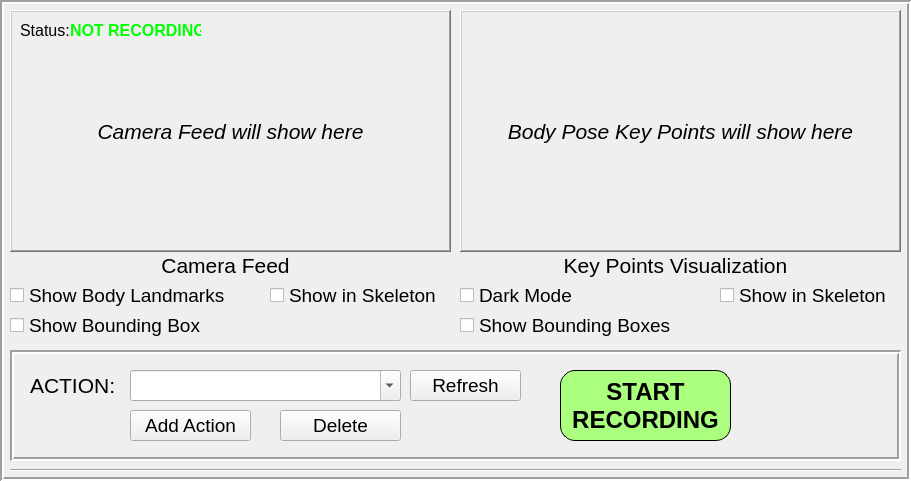
     <widget class="QFrame" name="frame">
      <property name="geometry">
       <rect>
        <x>10</x>
        <y>70</y>
        <width>911</width>
        <height>481</height>
       </rect>
      </property>
      <property name="frameShape">
       <enum>QFrame::Shape::Box</enum>
      </property>
      <property name="frameShadow">
       <enum>QFrame::Shadow::Sunken</enum>
      </property>
      <property name="lineWidth">
       <number>2</number>
      </property>
      <widget class="QLabel" name="camera_feed">
       <property name="geometry">
        <rect>
         <x>10</x>
         <y>10</y>
         <width>441</width>
         <height>242</height>
        </rect>
       </property>
       <property name="font">
        <font>
         <family>Segoe UI</family>
         <pointsize>16</pointsize>
         <italic>true</italic>
         <bold>false</bold>
        </font>
       </property>
       <property name="frameShape">
        <enum>QFrame::Shape::WinPanel</enum>
       </property>
       <property name="frameShadow">
        <enum>QFrame::Shadow::Raised</enum>
       </property>
       <property name="text">
        <string>Camera Feed will show here</string>
       </property>
       <property name="alignment">
        <set>Qt::AlignmentFlag::AlignCenter</set>
       </property>
      </widget>
      <widget class="QLabel" name="white_frame_feed">
       <property name="geometry">
        <rect>
         <x>460</x>
         <y>10</y>
         <width>441</width>
         <height>242</height>
        </rect>
       </property>
       <property name="font">
        <font>
         <family>Segoe UI</family>
         <pointsize>16</pointsize>
         <italic>true</italic>
         <bold>false</bold>
        </font>
       </property>
       <property name="frameShape">
        <enum>QFrame::Shape::WinPanel</enum>
       </property>
       <property name="frameShadow">
        <enum>QFrame::Shadow::Raised</enum>
       </property>
       <property name="text">
        <string>Body Pose Key Points will show here</string>
       </property>
       <property name="alignment">
        <set>Qt::AlignmentFlag::AlignCenter</set>
       </property>
      </widget>
      <widget class="QCheckBox" name="darkMode_whiteframe">
       <property name="geometry">
        <rect>
         <x>460</x>
         <y>280</y>
         <width>141</width>
         <height>31</height>
        </rect>
       </property>
       <property name="font">
        <font>
         <family>Segoe UI</family>
         <pointsize>14</pointsize>
        </font>
       </property>
       <property name="cursor">
        <cursorShape>PointingHandCursor</cursorShape>
       </property>
       <property name="text">
        <string>Dark Mode</string>
       </property>
      </widget>
      <widget class="QCheckBox" name="show_whiteframe_boundingbox">
       <property name="geometry">
        <rect>
         <x>460</x>
         <y>310</y>
         <width>221</width>
         <height>31</height>
        </rect>
       </property>
       <property name="font">
        <font>
         <family>Segoe UI</family>
         <pointsize>14</pointsize>
        </font>
       </property>
       <property name="cursor">
        <cursorShape>PointingHandCursor</cursorShape>
       </property>
       <property name="text">
        <string>Show Bounding Boxes</string>
       </property>
      </widget>
      <widget class="QCheckBox" name="showCameraLandmarksChkBox">
       <property name="geometry">
        <rect>
         <x>10</x>
         <y>280</y>
         <width>221</width>
         <height>31</height>
        </rect>
       </property>
       <property name="font">
        <font>
         <family>Segoe UI</family>
         <pointsize>14</pointsize>
        </font>
       </property>
       <property name="cursor">
        <cursorShape>PointingHandCursor</cursorShape>
       </property>
       <property name="text">
        <string>Show Body Landmarks</string>
       </property>
      </widget>
      <widget class="QCheckBox" name="showCameraBoundingBoxChkBox">
       <property name="geometry">
        <rect>
         <x>10</x>
         <y>310</y>
         <width>191</width>
         <height>31</height>
        </rect>
       </property>
       <property name="font">
        <font>
         <family>Segoe UI</family>
         <pointsize>14</pointsize>
        </font>
       </property>
       <property name="cursor">
        <cursorShape>PointingHandCursor</cursorShape>
       </property>
       <property name="text">
        <string>Show Bounding Box</string>
       </property>
      </widget>
      <widget class="QLabel" name="label">
       <property name="geometry">
        <rect>
         <x>120</x>
         <y>250</y>
         <width>211</width>
         <height>31</height>
        </rect>
       </property>
       <property name="font">
        <font>
         <family>Segoe UI</family>
         <pointsize>16</pointsize>
        </font>
       </property>
       <property name="text">
        <string>Camera Feed</string>
       </property>
       <property name="alignment">
        <set>Qt::AlignmentFlag::AlignCenter</set>
       </property>
      </widget>
      <widget class="QLabel" name="label_2">
       <property name="geometry">
        <rect>
         <x>560</x>
         <y>250</y>
         <width>231</width>
         <height>31</height>
        </rect>
       </property>
       <property name="font">
        <font>
         <family>Segoe UI</family>
         <pointsize>16</pointsize>
        </font>
       </property>
       <property name="text">
        <string>Key Points Visualization</string>
       </property>
       <property name="alignment">
        <set>Qt::AlignmentFlag::AlignCenter</set>
       </property>
      </widget>
      <widget class="QCheckBox" name="show_skeleton_camera">
       <property name="geometry">
        <rect>
         <x>270</x>
         <y>280</y>
         <width>171</width>
         <height>31</height>
        </rect>
       </property>
       <property name="font">
        <font>
         <family>Segoe UI</family>
         <pointsize>14</pointsize>
        </font>
       </property>
       <property name="cursor">
        <cursorShape>PointingHandCursor</cursorShape>
       </property>
       <property name="text">
        <string>Show in Skeleton</string>
       </property>
      </widget>
      <widget class="QCheckBox" name="show_skeleton_white_frame">
       <property name="geometry">
        <rect>
         <x>720</x>
         <y>280</y>
         <width>171</width>
         <height>31</height>
        </rect>
       </property>
       <property name="font">
        <font>
         <family>Segoe UI</family>
         <pointsize>14</pointsize>
        </font>
       </property>
       <property name="cursor">
        <cursorShape>PointingHandCursor</cursorShape>
       </property>
       <property name="text">
        <string>Show in Skeleton</string>
       </property>
      </widget>
      <widget class="QFrame" name="frame_2">
       <property name="geometry">
        <rect>
         <x>10</x>
         <y>350</y>
         <width>891</width>
         <height>111</height>
        </rect>
       </property>
       <property name="frameShape">
        <enum>QFrame::Shape::Box</enum>
       </property>
       <property name="frameShadow">
        <enum>QFrame::Shadow::Sunken</enum>
       </property>
       <property name="lineWidth">
        <number>2</number>
       </property>
       <widget class="QLabel" name="label_4">
        <property name="geometry">
         <rect>
          <x>20</x>
          <y>20</y>
          <width>91</width>
          <height>31</height>
         </rect>
        </property>
        <property name="font">
         <font>
          <family>Segoe UI</family>
          <pointsize>16</pointsize>
         </font>
        </property>
        <property name="text">
         <string>ACTION:</string>
        </property>
        <property name="alignment">
         <set>Qt::AlignmentFlag::AlignLeading|Qt::AlignmentFlag::AlignLeft|Qt::AlignmentFlag::AlignVCenter</set>
        </property>
       </widget>
       <widget class="QComboBox" name="action_comboBox">
        <property name="geometry">
         <rect>
          <x>120</x>
          <y>20</y>
          <width>271</width>
          <height>31</height>
         </rect>
        </property>
        <property name="font">
         <font>
          <family>Segoe UI</family>
          <pointsize>14</pointsize>
         </font>
        </property>
        <property name="editable">
         <bool>true</bool>
        </property>
       </widget>
       <widget class="QPushButton" name="add_action_button">
        <property name="geometry">
         <rect>
          <x>120</x>
          <y>60</y>
          <width>121</width>
          <height>31</height>
         </rect>
        </property>
        <property name="font">
         <font>
          <family>Segoe UI</family>
          <pointsize>14</pointsize>
         </font>
        </property>
        <property name="text">
         <string>Add Action</string>
        </property>
       </widget>
       <widget class="QPushButton" name="recording_button">
        <property name="geometry">
         <rect>
          <x>550</x>
          <y>20</y>
          <width>171</width>
          <height>71</height>
         </rect>
        </property>
        <property name="palette">
         <palette>
          <active>
           <colorrole role="WindowText">
            <brush brushstyle="SolidPattern">
             <color alpha="255">
              <red>0</red>
              <green>0</green>
              <blue>0</blue>
             </color>
            </brush>
           </colorrole>
           <colorrole role="Button">
            <brush brushstyle="SolidPattern">
             <color alpha="255">
              <red>170</red>
              <green>255</green>
              <blue>127</blue>
             </color>
            </brush>
           </colorrole>
           <colorrole role="Light">
            <brush brushstyle="SolidPattern">
             <color alpha="255">
              <red>170</red>
              <green>255</green>
              <blue>255</blue>
             </color>
            </brush>
           </colorrole>
           <colorrole role="Text">
            <brush brushstyle="SolidPattern">
             <color alpha="255">
              <red>0</red>
              <green>0</green>
              <blue>0</blue>
             </color>
            </brush>
           </colorrole>
           <colorrole role="ButtonText">
            <brush brushstyle="SolidPattern">
             <color alpha="255">
              <red>0</red>
              <green>0</green>
              <blue>0</blue>
             </color>
            </brush>
           </colorrole>
           <colorrole role="Base">
            <brush brushstyle="SolidPattern">
             <color alpha="255">
              <red>170</red>
              <green>255</green>
              <blue>127</blue>
             </color>
            </brush>
           </colorrole>
           <colorrole role="Window">
            <brush brushstyle="SolidPattern">
             <color alpha="255">
              <red>170</red>
              <green>255</green>
              <blue>127</blue>
             </color>
            </brush>
           </colorrole>
           <colorrole role="PlaceholderText">
            <brush brushstyle="NoBrush">
             <color alpha="128">
              <red>0</red>
              <green>0</green>
              <blue>0</blue>
             </color>
            </brush>
           </colorrole>
          </active>
          <inactive>
           <colorrole role="WindowText">
            <brush brushstyle="SolidPattern">
             <color alpha="255">
              <red>0</red>
              <green>0</green>
              <blue>0</blue>
             </color>
            </brush>
           </colorrole>
           <colorrole role="Button">
            <brush brushstyle="SolidPattern">
             <color alpha="255">
              <red>170</red>
              <green>255</green>
              <blue>127</blue>
             </color>
            </brush>
           </colorrole>
           <colorrole role="Light">
            <brush brushstyle="SolidPattern">
             <color alpha="255">
              <red>255</red>
              <green>255</green>
              <blue>255</blue>
             </color>
            </brush>
           </colorrole>
           <colorrole role="Text">
            <brush brushstyle="SolidPattern">
             <color alpha="255">
              <red>0</red>
              <green>0</green>
              <blue>0</blue>
             </color>
            </brush>
           </colorrole>
           <colorrole role="ButtonText">
            <brush brushstyle="SolidPattern">
             <color alpha="255">
              <red>0</red>
              <green>0</green>
              <blue>0</blue>
             </color>
            </brush>
           </colorrole>
           <colorrole role="Base">
            <brush brushstyle="SolidPattern">
             <color alpha="255">
              <red>170</red>
              <green>255</green>
              <blue>127</blue>
             </color>
            </brush>
           </colorrole>
           <colorrole role="Window">
            <brush brushstyle="SolidPattern">
             <color alpha="255">
              <red>170</red>
              <green>255</green>
              <blue>127</blue>
             </color>
            </brush>
           </colorrole>
           <colorrole role="PlaceholderText">
            <brush brushstyle="NoBrush">
             <color alpha="128">
              <red>0</red>
              <green>0</green>
              <blue>0</blue>
             </color>
            </brush>
           </colorrole>
          </inactive>
          <disabled>
           <colorrole role="WindowText">
            <brush brushstyle="SolidPattern">
             <color alpha="255">
              <red>0</red>
              <green>0</green>
              <blue>0</blue>
             </color>
            </brush>
           </colorrole>
           <colorrole role="Button">
            <brush brushstyle="SolidPattern">
             <color alpha="255">
              <red>170</red>
              <green>255</green>
              <blue>127</blue>
             </color>
            </brush>
           </colorrole>
           <colorrole role="Light">
            <brush brushstyle="SolidPattern">
             <color alpha="255">
              <red>255</red>
              <green>255</green>
              <blue>255</blue>
             </color>
            </brush>
           </colorrole>
           <colorrole role="Text">
            <brush brushstyle="SolidPattern">
             <color alpha="255">
              <red>0</red>
              <green>0</green>
              <blue>0</blue>
             </color>
            </brush>
           </colorrole>
           <colorrole role="ButtonText">
            <brush brushstyle="SolidPattern">
             <color alpha="135">
              <red>255</red>
              <green>255</green>
              <blue>255</blue>
             </color>
            </brush>
           </colorrole>
           <colorrole role="Base">
            <brush brushstyle="SolidPattern">
             <color alpha="255">
              <red>170</red>
              <green>255</green>
              <blue>127</blue>
             </color>
            </brush>
           </colorrole>
           <colorrole role="Window">
            <brush brushstyle="SolidPattern">
             <color alpha="255">
              <red>170</red>
              <green>255</green>
              <blue>127</blue>
             </color>
            </brush>
           </colorrole>
           <colorrole role="PlaceholderText">
            <brush brushstyle="NoBrush">
             <color alpha="128">
              <red>0</red>
              <green>0</green>
              <blue>0</blue>
             </color>
            </brush>
           </colorrole>
          </disabled>
         </palette>
        </property>
        <property name="font">
         <font>
          <family>Segoe UI</family>
          <pointsize>18</pointsize>
          <bold>true</bold>
         </font>
        </property>
        <property name="cursor">
         <cursorShape>PointingHandCursor</cursorShape>
        </property>
        <property name="styleSheet">
         <string notr="true">background-color: rgb(170, 255, 127);
border-radius: 15px; /* Adjust the radius as needed */
color: black; /* Set the text color */
border: 1px solid black; /* Optional: Add a border */</string>
        </property>
        <property name="text">
         <string>START
RECORDING</string>
        </property>
       </widget>
       <widget class="QPushButton" name="refresh_button">
        <property name="geometry">
         <rect>
          <x>400</x>
          <y>20</y>
          <width>111</width>
          <height>31</height>
         </rect>
        </property>
        <property name="font">
         <font>
          <family>Segoe UI</family>
          <pointsize>14</pointsize>
         </font>
        </property>
        <property name="text">
         <string>Refresh</string>
        </property>
       </widget>
       <widget class="QPushButton" name="delete_action_button">
        <property name="geometry">
         <rect>
          <x>270</x>
          <y>60</y>
          <width>121</width>
          <height>31</height>
         </rect>
        </property>
        <property name="font">
         <font>
          <family>Segoe UI</family>
          <pointsize>14</pointsize>
         </font>
        </property>
        <property name="text">
         <string>Delete</string>
        </property>
       </widget>
      </widget>
      <widget class="QLabel" name="status_label">
       <property name="geometry">
        <rect>
         <x>70</x>
         <y>20</y>
         <width>131</width>
         <height>21</height>
        </rect>
       </property>
       <property name="palette">
        <palette>
         <active>
          <colorrole role="WindowText">
           <brush brushstyle="SolidPattern">
            <color alpha="255">
             <red>0</red>
             <green>255</green>
             <blue>0</blue>
            </color>
           </brush>
          </colorrole>
          <colorrole role="Text">
           <brush brushstyle="SolidPattern">
            <color alpha="255">
             <red>0</red>
             <green>255</green>
             <blue>0</blue>
            </color>
           </brush>
          </colorrole>
          <colorrole role="ButtonText">
           <brush brushstyle="SolidPattern">
            <color alpha="255">
             <red>0</red>
             <green>255</green>
             <blue>0</blue>
            </color>
           </brush>
          </colorrole>
          <colorrole role="PlaceholderText">
           <brush brushstyle="NoBrush">
            <color alpha="128">
             <red>0</red>
             <green>255</green>
             <blue>0</blue>
            </color>
           </brush>
          </colorrole>
         </active>
         <inactive>
          <colorrole role="WindowText">
           <brush brushstyle="SolidPattern">
            <color alpha="255">
             <red>0</red>
             <green>255</green>
             <blue>0</blue>
            </color>
           </brush>
          </colorrole>
          <colorrole role="Text">
           <brush brushstyle="SolidPattern">
            <color alpha="255">
             <red>0</red>
             <green>255</green>
             <blue>0</blue>
            </color>
           </brush>
          </colorrole>
          <colorrole role="ButtonText">
           <brush brushstyle="SolidPattern">
            <color alpha="255">
             <red>0</red>
             <green>255</green>
             <blue>0</blue>
            </color>
           </brush>
          </colorrole>
          <colorrole role="PlaceholderText">
           <brush brushstyle="NoBrush">
            <color alpha="128">
             <red>0</red>
             <green>255</green>
             <blue>0</blue>
            </color>
           </brush>
          </colorrole>
         </inactive>
         <disabled>
          <colorrole role="WindowText">
           <brush brushstyle="SolidPattern">
            <color alpha="255">
             <red>0</red>
             <green>255</green>
             <blue>0</blue>
            </color>
           </brush>
          </colorrole>
          <colorrole role="Text">
           <brush brushstyle="SolidPattern">
            <color alpha="255">
             <red>0</red>
             <green>255</green>
             <blue>0</blue>
            </color>
           </brush>
          </colorrole>
          <colorrole role="ButtonText">
           <brush brushstyle="SolidPattern">
            <color alpha="255">
             <red>0</red>
             <green>255</green>
             <blue>0</blue>
            </color>
           </brush>
          </colorrole>
          <colorrole role="PlaceholderText">
           <brush brushstyle="NoBrush">
            <color alpha="128">
             <red>0</red>
             <green>255</green>
             <blue>0</blue>
            </color>
           </brush>
          </colorrole>
         </disabled>
        </palette>
       </property>
       <property name="font">
        <font>
         <family>Segoe UI</family>
         <pointsize>12</pointsize>
         <bold>true</bold>
        </font>
       </property>
       <property name="styleSheet">
        <string notr="true">color: rgb(0, 255, 0);</string>
       </property>
       <property name="text">
        <string>NOT RECORDING</string>
       </property>
       <property name="alignment">
        <set>Qt::AlignmentFlag::AlignLeading|Qt::AlignmentFlag::AlignLeft|Qt::AlignmentFlag::AlignVCenter</set>
       </property>
      </widget>
      <widget class="QLabel" name="label_12">
       <property name="geometry">
        <rect>
         <x>20</x>
         <y>20</y>
         <width>51</width>
         <height>21</height>
        </rect>
       </property>
       <property name="font">
        <font>
         <family>Segoe UI</family>
         <pointsize>12</pointsize>
        </font>
       </property>
       <property name="autoFillBackground">
        <bool>true</bool>
       </property>
       <property name="text">
        <string>Status:</string>
       </property>
      </widget>
      <widget class="Line" name="line_5">
       <property name="geometry">
        <rect>
         <x>10</x>
         <y>455</y>
         <width>891</width>
         <height>31</height>
        </rect>
       </property>
       <property name="orientation">
        <enum>Qt::Orientation::Horizontal</enum>
       </property>
      </widget>
     </widget>
